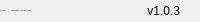
              <widget class="QFrame" name="bottomBar">
               <property name="minimumSize">
                <size>
                 <width>0</width>
                 <height>22</height>
                </size>
               </property>
               <property name="maximumSize">
                <size>
                 <width>16777215</width>
                 <height>22</height>
                </size>
               </property>
               <property name="frameShape">
                <enum>QFrame::NoFrame</enum>
               </property>
               <property name="frameShadow">
                <enum>QFrame::Raised</enum>
               </property>
               <layout class="QHBoxLayout" name="horizontalLayout_5">
                <property name="spacing">
                 <number>0</number>
                </property>
                <property name="leftMargin">
                 <number>0</number>
                </property>
                <property name="topMargin">
                 <number>0</number>
                </property>
                <property name="rightMargin">
                 <number>0</number>
                </property>
                <property name="bottomMargin">
                 <number>0</number>
                </property>
                <item>
                 <widget class="QLabel" name="creditsLabel">
                  <property name="maximumSize">
                   <size>
                    <width>16777215</width>
                    <height>16</height>
                   </size>
                  </property>
                  <property name="font">
                   <font>
                    <family>Segoe UI</family>
                    <pointsize>-1</pointsize>
                    <italic>false</italic>
                    <bold>false</bold>
                   </font>
                  </property>
                  <property name="text">
                   <string>By: Dschogo                     PySide6 Template by Wanderson M. Pimenta</string>
                  </property>
                  <property name="alignment">
                   <set>Qt::AlignLeading|Qt::AlignLeft|Qt::AlignVCenter</set>
                  </property>
                 </widget>
                </item>
                <item>
                 <widget class="QLabel" name="version">
                  <property name="text">
                   <string>v1.0.3</string>
                  </property>
                  <property name="alignment">
                   <set>Qt::AlignRight|Qt::AlignTrailing|Qt::AlignVCenter</set>
                  </property>
                 </widget>
                </item>
                <item>
                 <widget class="QFrame" name="frame_size_grip">
                  <property name="minimumSize">
                   <size>
                    <width>20</width>
                    <height>0</height>
                   </size>
                  </property>
                  <property name="maximumSize">
                   <size>
                    <width>20</width>
                    <height>16777215</height>
                   </size>
                  </property>
                  <property name="frameShape">
                   <enum>QFrame::NoFrame</enum>
                  </property>
                  <property name="frameShadow">
                   <enum>QFrame::Raised</enum>
                  </property>
                 </widget>
                </item>
               </layout>
              </widget>
